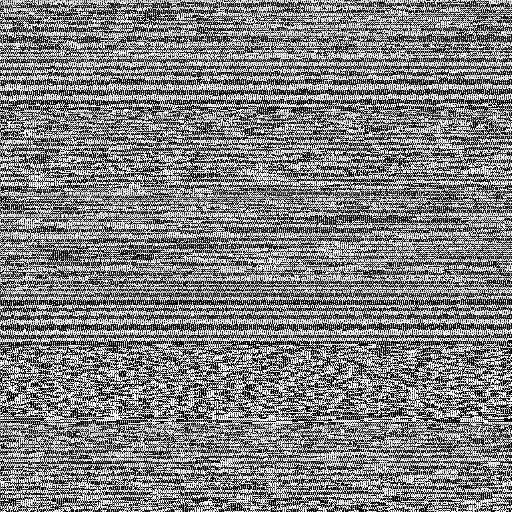

Here is the Python script that generated this plot:
"""planning to convert .wav to a vinyl bumpmap"""
import dearpygui.dearpygui as imgui
import numpy as np
from PIL import Image


# TODO: visualise the waveform w/ a dpg plot
def visualise(filename: str, start: int, length: float):
    sps = 176400  # samples per second
    # NOTE: we can get bps from the wav header, but I don't care
    # -- CDDA is always 16-bit signed pcm (stereo) @ 44.1KHz
    byte_length = int(sps * length) * 2
    with open(filename, "rb") as wave_file:
        wave_file.seek(start)
        data = wave_file.read(byte_length)
    # TODO: convert data to plot
    y_axis = np.frombuffer(data, dtype=np.int16)
    x_axis, y_axis = zip(*enumerate(y_axis))
    x_axis = np.array(x_axis) / sps

    # render w/ imgui
    imgui.create_context()

    width = int(128 * length)
    with imgui.window(label="Visualiser"):
        with imgui.plot(label="Waveform", height=256, width=width):
            imgui.add_plot_axis(imgui.mvXAxis, label="seconds")
            imgui.add_plot_axis(imgui.mvYAxis, label="amplitude", tag="y_axis")
            imgui.add_line_series(x_axis, y_axis, parent="y_axis")

    imgui.create_viewport(title="Waveform Visualiser", height=544, width=960)
    imgui.setup_dearpygui()
    imgui.show_viewport()
    imgui.start_dearpygui()
    imgui.destroy_context()


def sample(filename: str, start: int, width: int = 512, height: int = 512):
    with open(filename, "rb") as wave_file:
        wave_file.seek(start)
        image = Image.frombytes(
            "L",  # 8-bit grayscale
            (width, height),
            wave_file.read(width * height),
            "raw")
    return image


if __name__ == "__main__":
    # NOTE: track_0.wav was extracted from Quake III for Dreamcast
    # -- except for the header (44 bytes) data is all 0x00 until 0x6E6C
    sample("track_0.wav", 0x6E6C).save("test_vinyl.png")

    # NOTE: 16-bit PCM @ 44.1KHz is crazy dense, loading even 10s takes a while
    # -- would be best to stream this data in or something
    # -- having to provide imgui w/ x-axis values certainly doesn't help
    # -- might be better to do this sort of thing in a shader instead
    visualise("track_0.wav", 0x6E6C, 10)

    # TODO: load .wav as a 16-bit grayscale ?x1 texture
    # -- barymetric vertex position (fragment shader) -> texture uv
    # -- calculating the spiral texture in the shader
    # -- could also do the circle in a shader
